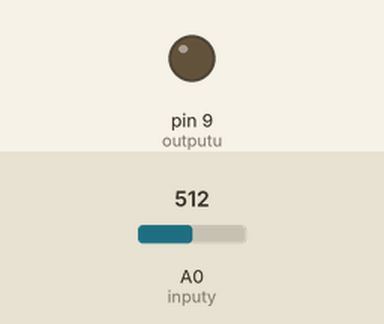
Bench run of a sketch on a simulated Arduino Uno, built with avr-gcc and run on an emulated ATmega328P. Shown: output pins drawn as LEDs (lit = HIGH). The test bench sets the inputs (shaded band); at power-on: A0 (inputy) = 512.

Above: at 1.2 s.
1.3 s: A0 (inputy) set to 122
At 1.8 s:
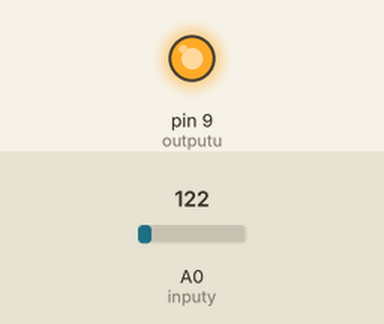
2.8 s: A0 (inputy) set to 139
At 3.3 s:
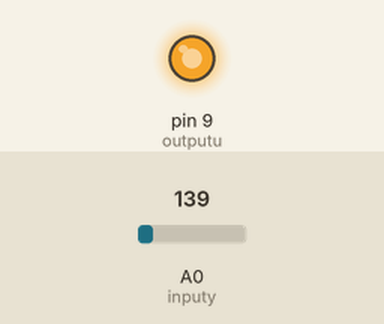
Timing chart, 0 to 5.8 s (numbered marks = the images above; inputs shaded):
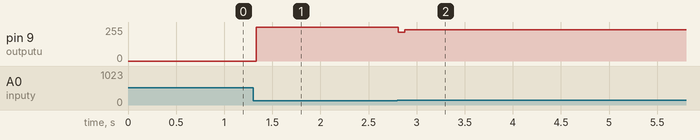

Measured:
- after the input at 1.3 s, pin 9 (outputu): 0/255 → 255/255 at once
- after the input at 2.8 s, pin 9 (outputu): 255/255 → 217/255 at once, → 233/255 0.07 s later

The sketch:

PDController.ino
```cpp
int outputu = 9; //PIN 2 input to the plant, output of the shield
int inputy = A0; //PIN 7 output of the plant, input to the shield
int referencia = A1;
int y=0;
int error=0;
int ref=0;
int u = 0;
int u_1 = 0;
int error_1 = 0;
int error_2 = 0;
int k=18;

void setup(){
 //initialize the pins
 pinMode(outputu, OUTPUT);
 pinMode(inputy, INPUT);
 pinMode(referencia, INPUT);

}


void loop(){
 //ref = analogRead(referencia); //si se quiere leer una ref. externa
 ref = 204; //1 V
 y = analogRead(inputy);
 error = (ref -  y);
 u=(18*error) - (3.6* error_1);


if (u>0){
 analogWrite(outputu, map(u,0,1023,0,255));
 } else{
 analogWrite(outputu,0);
 }

error_2 = error_1;
error_1 = error;
u_1 = u;
delay(70);
}

/////
```
